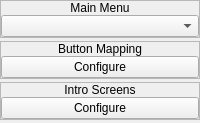
       <widget class="QWidget" name="widget_66" native="true">
        <layout class="QVBoxLayout" name="verticalLayout_66">
         <property name="spacing">
          <number>3</number>
         </property>
         <property name="margin">
          <number>0</number>
         </property>
         <item>
          <widget class="QFrame" name="frame_10">
           <property name="sizePolicy">
            <sizepolicy hsizetype="Preferred" vsizetype="Fixed">
             <horstretch>0</horstretch>
             <verstretch>0</verstretch>
            </sizepolicy>
           </property>
           <property name="frameShape">
            <enum>QFrame::StyledPanel</enum>
           </property>
           <property name="frameShadow">
            <enum>QFrame::Raised</enum>
           </property>
           <layout class="QVBoxLayout" name="verticalLayout_69">
            <property name="spacing">
             <number>0</number>
            </property>
            <property name="margin">
             <number>0</number>
            </property>
            <item>
             <widget class="QLabel" name="label_46">
              <property name="sizePolicy">
               <sizepolicy hsizetype="Preferred" vsizetype="Fixed">
                <horstretch>0</horstretch>
                <verstretch>0</verstretch>
               </sizepolicy>
              </property>
              <property name="text">
               <string>Main Menu</string>
              </property>
              <property name="alignment">
               <set>Qt::AlignCenter</set>
              </property>
             </widget>
            </item>
            <item>
             <widget class="QWidget" name="widget_52" native="true">
              <layout class="QHBoxLayout" name="horizontalLayout_27">
               <property name="spacing">
                <number>0</number>
               </property>
               <property name="margin">
                <number>0</number>
               </property>
               <item>
                <widget class="QComboBox" name="cboxMainMenu"/>
               </item>
              </layout>
             </widget>
            </item>
           </layout>
          </widget>
         </item>
         <item>
          <widget class="QFrame" name="frame_53">
           <property name="sizePolicy">
            <sizepolicy hsizetype="Preferred" vsizetype="Fixed">
             <horstretch>0</horstretch>
             <verstretch>0</verstretch>
            </sizepolicy>
           </property>
           <property name="frameShape">
            <enum>QFrame::StyledPanel</enum>
           </property>
           <property name="frameShadow">
            <enum>QFrame::Raised</enum>
           </property>
           <layout class="QVBoxLayout" name="verticalLayout_75">
            <property name="spacing">
             <number>0</number>
            </property>
            <property name="margin">
             <number>0</number>
            </property>
            <item>
             <widget class="QLabel" name="label_50">
              <property name="sizePolicy">
               <sizepolicy hsizetype="Preferred" vsizetype="Fixed">
                <horstretch>0</horstretch>
                <verstretch>0</verstretch>
               </sizepolicy>
              </property>
              <property name="text">
               <string>Button Mapping</string>
              </property>
              <property name="alignment">
               <set>Qt::AlignCenter</set>
              </property>
             </widget>
            </item>
            <item>
             <widget class="QWidget" name="widget_31" native="true">
              <layout class="QHBoxLayout" name="horizontalLayout_43">
               <property name="spacing">
                <number>0</number>
               </property>
               <property name="margin">
                <number>0</number>
               </property>
               <item>
                <widget class="QPushButton" name="bConfigureButtonMapping">
                 <property name="text">
                  <string>Configure</string>
                 </property>
                 <property name="icon">
                  <iconset resource="gui_icons.qrc">
                   <normaloff>:/icons/configure.png</normaloff>:/icons/configure.png</iconset>
                 </property>
                </widget>
               </item>
              </layout>
             </widget>
            </item>
           </layout>
          </widget>
         </item>
         <item>
          <widget class="QFrame" name="frame_32">
           <property name="sizePolicy">
            <sizepolicy hsizetype="Preferred" vsizetype="Fixed">
             <horstretch>0</horstretch>
             <verstretch>0</verstretch>
            </sizepolicy>
           </property>
           <property name="frameShape">
            <enum>QFrame::StyledPanel</enum>
           </property>
           <property name="frameShadow">
            <enum>QFrame::Raised</enum>
           </property>
           <layout class="QVBoxLayout" name="verticalLayout_43">
            <property name="spacing">
             <number>0</number>
            </property>
            <property name="margin">
             <number>0</number>
            </property>
            <item>
             <widget class="QLabel" name="label_31">
              <property name="sizePolicy">
               <sizepolicy hsizetype="Preferred" vsizetype="Fixed">
                <horstretch>0</horstretch>
                <verstretch>0</verstretch>
               </sizepolicy>
              </property>
              <property name="text">
               <string>Intro Screens</string>
              </property>
              <property name="alignment">
               <set>Qt::AlignCenter</set>
              </property>
             </widget>
            </item>
            <item>
             <widget class="QWidget" name="widget_34" native="true">
              <layout class="QVBoxLayout" name="verticalLayout_48">
               <property name="spacing">
                <number>0</number>
               </property>
               <property name="margin">
                <number>0</number>
               </property>
               <item>
                <widget class="QPushButton" name="bConfigureIntroScreens">
                 <property name="text">
                  <string>Configure</string>
                 </property>
                 <property name="icon">
                  <iconset resource="gui_icons.qrc">
                   <normaloff>:/icons/configure.png</normaloff>:/icons/configure.png</iconset>
                 </property>
                </widget>
               </item>
              </layout>
             </widget>
            </item>
           </layout>
          </widget>
         </item>
         <item>
          <widget class="QFrame" name="frame_26">
           <property name="frameShape">
            <enum>QFrame::StyledPanel</enum>
           </property>
           <property name="frameShadow">
            <enum>QFrame::Raised</enum>
           </property>
          </widget>
         </item>
        </layout>
       </widget>
